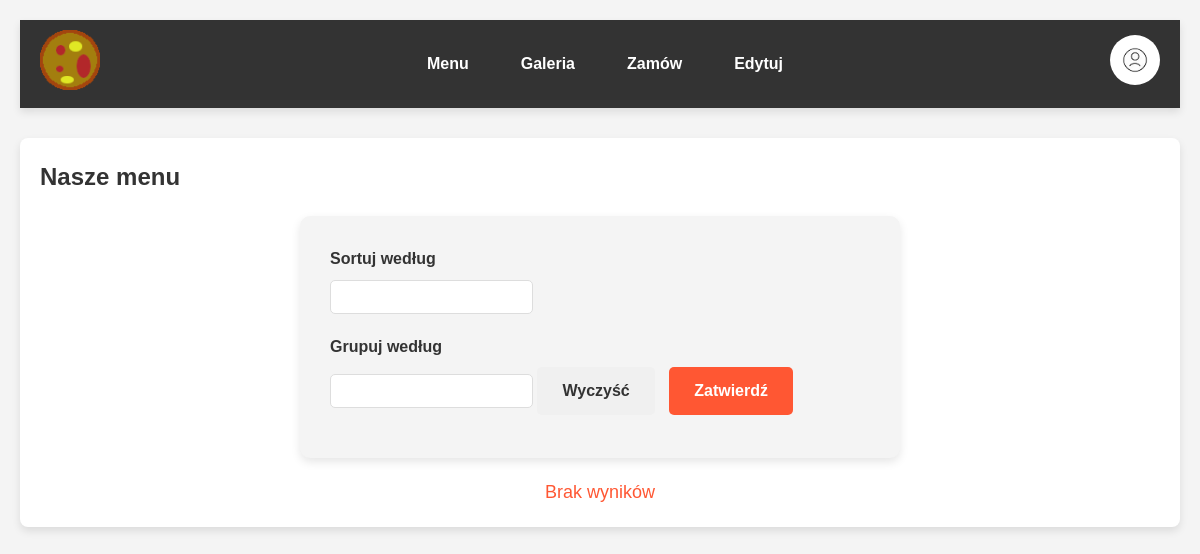
/subpages/menu.php, run on an earlier commit of the app's database.
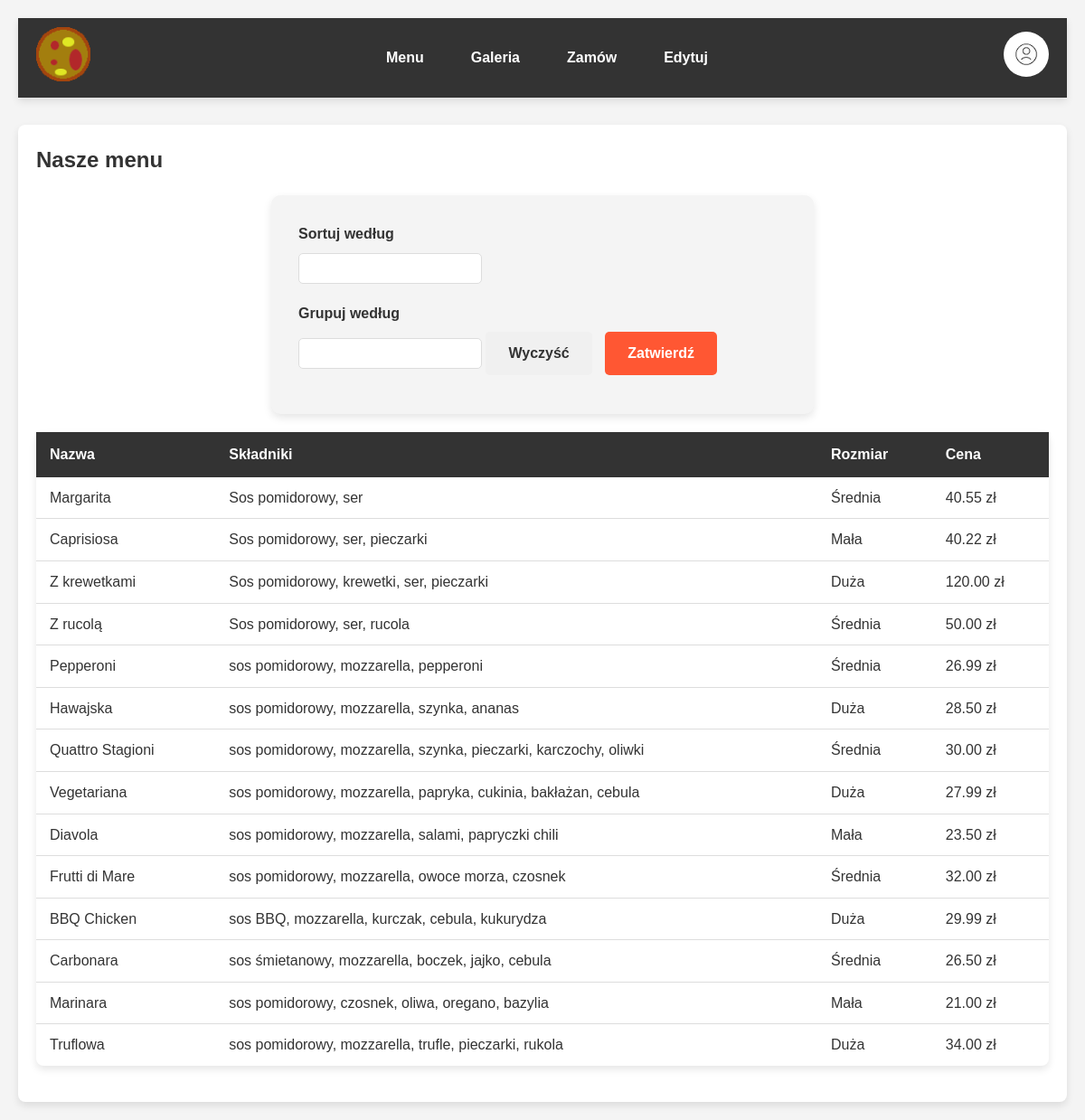
And on a later commit of the database.
### tables this page shows
CREATE TABLE `pizza` (
  `id` int(11) NOT NULL,
  `nazwa` varchar(50) DEFAULT NULL,
  `skladniki` varchar(255) DEFAULT NULL,
  `rozmiar` enum('Mała','Średnia','Duża') DEFAULT NULL,
  `cena` float(6,2) DEFAULT NULL
);

### subpages/menu.php (the view, shortened to what this page needs)
<?php
include_once __ROOT__ . '/php/login-mysql.php';
$logged = false;
?>
<!DOCTYPE html>
<html lang="pl">
<head>
    <link rel="stylesheet" href="/pizzeria/style/style.css" />
    <link rel="stylesheet" href="/pizzeria/style/menu.css" />
</head>
<body>
    <?php if ($logged) {
        include_once __ROOT__ . '/snippets/header-logged.php';
    } else {
        include_once __ROOT__ . '/snippets/header.php';
    } ?>
    <main>
        <h2>Nasze menu</h2>
        <form action="<?php echo htmlspecialchars($_SERVER['PHP_SELF']); ?>" method="POST">
            <label for="sortowanie">Sortuj według</label>
            <input type="text" list="sortowanie" name="sortowanie">
            <label for="grupowanie">Grupuj według</label>
            <input type="text" list="grupowanie" name="grupowanie">
            <button type="reset">Wyczyść</button>
            <button type="submit">Zatwierdź</button>
        </form>
        <?php
        if ($_SERVER['REQUEST_METHOD'] === 'POST') {
            $sortowanie = $_POST['sortowanie'] ?? '';
            $grupowanie = $_POST['grupowanie'] ?? '';
            $orderBy = '';
            $groupBy = '';
            switch ($sortowanie) {
                case 'cena-rosnaco':
                    $orderBy = 'ORDER BY cena ASC';
                    break;
                case 'cena-malejaco':
                    $orderBy = 'ORDER BY cena DESC';
                    break;
                case 'rozmiar-rosnaco':
                    $orderBy = 'ORDER BY rozmiar ASC';
                    break;
                case 'rozmiar-malejaco':
                    $orderBy = 'ORDER BY rozmiar DESC';
                    break;
                default:
                    break;
            }
            switch ($grupowanie) {
                case 'cena':
                    $groupBy = 'GROUP BY cena';
                    break;
                case 'rozmiar':
                    $groupBy = 'GROUP BY rozmiar';
                    break;
                default:
                    break;
            }
            try {
                $sql = "SELECT nazwa, skladniki, rozmiar, cena FROM pizza $groupBy $orderBy;";
                $result = $conn->query($sql);
                if (!$result) {
                    throw new Exception("Error executing query");
                }
                if ($result->num_rows > 0) {
                    echo '<table>
                        <thead>
                            <tr>
                                <th>Nazwa</th>
                                <th>Składniki</th>
                                <th>Rozmiar</th>
                                <th>Cena</th>
                            </tr>
                        </thead>
                        <tbody>';
                    while ($row = $result->fetch_assoc()) {
                        echo "<tr>
                            <td>" . htmlspecialchars($row['nazwa']) . "</td>
                            <td>" . htmlspecialchars($row['skladniki']) . "</td>
                            <td>" . htmlspecialchars($row['rozmiar']) . "</td>
                            <td>" . htmlspecialchars($row['cena']) . " zł</td>
                        </tr>";
                    }
                    echo '</tbody></table>';
                } else {
                    echo '<p>Brak wyników</p>';
                }
                $result->free();
            } catch (Exception $e) {
                echo '<p>Błąd: ' . $e->getMessage() . '</p>';
            }
        } else {
            try {
                $sql = "SELECT nazwa, skladniki, rozmiar, cena FROM pizza;";
                $result = $conn->query($sql);
                if ($result->num_rows > 0) {
                    echo '<table>
                        <thead>
                            <tr>
                                <th>Nazwa</th>
                                <th>Składniki</th>
                                <th>Rozmiar</th>
                                <th>Cena</th>
                            </tr>
                        </thead>
                        <tbody>';
                    while ($row = $result->fetch_assoc()) {
                        echo "<tr>
                            <td>" . htmlspecialchars($row['nazwa']) . "</td>
                            <td>" . htmlspecialchars($row['skladniki']) . "</td>
                            <td>" . $row['rozmiar'] . "</td>
                            <td>" . htmlspecialchars($row['cena']) . " zł</td>
                        </tr>";
                    }
                    echo '</tbody></table>';
                } else {
                    echo '<p>Brak wyników</p>';
                }
        } catch (Exception $e) {
            echo '<p>Błąd: ' . $e->getMessage() . '</p>';
            }
        }
        ?>
    </main>
</body>
</html>

### snippets/header.php (shortened to what this page needs)
<header>
    <section>
        <a href="/pizzeria/index.php"><img src="/pizzeria/assets/logo.png" alt="Logo pizzeri"></a>
    </section>
    <nav>
        <a href="/pizzeria/subpages/menu.php">Menu</a>
        <a href="/pizzeria/subpages/galeria.php">Galeria</a>
        <a onclick="if (confirm('Musisz być zalogowany, bo złożyć zamówienie. Czy chcesz się zalogować?')) window.location.replace('/pizzeria/php/login.php')">Zamów</a>
        <a onclick="if (confirm('Musisz być zalogowany, bo zobaczyć swoje zamówienia. Czy chcesz się zalogować?')) window.location.replace('/pizzeria/php/login.php');">Edytuj</a>
    </nav>
    <section>
        <img src="/pizzeria/assets/user-symbol.jpg" alt="Symbol użytkownika" />
    </section>
</header>

### style/style.css (style rules this page uses)
* { margin: 0; padding: 0; box-sizing: border-box; }
body { font-family: 'Arial', sans-serif; background-color: #f4f4f4; color: #333; line-height: 1.6; padding: 20px; }
main { margin-top: 30px; background-color: #fff; padding: 20px; border-radius: 8px; box-shadow: 0 4px 8px rgba(0, 0, 0, 0.1); }
label { font-weight: bold; font-size: 1.1em; }
input[type="text"], input[type="password"], input[type="number"], input[type="file"] { padding: 10px; font-size: 1em; border: 1px solid #ddd; border-radius: 5px; width: 100%; transition: border-color 0.3s; }
button[type="submit"], button[type="reset"] { padding: 12px 20px; background-color: #ff5733; border: none; color: white; font-size: 1.1em; border-radius: 5px; cursor: pointer; transition: background-color 0.3s; }
button[type="reset"] { background-color: #27ae60; }

### style/menu.css (style rules this page uses)
form input[list] { width: auto; min-width: 150px; padding: 8px 10px; font-size: 14px; border: 1px solid #ddd; border-radius: 5px; background-color: #fff; color: #333; box-sizing: border-box; transition: border-color 0.3s ease-in-out; }
table { width: 100%; border-collapse: collapse; margin: 20px 0; font-size: 16px; background-color: #fff; border-radius: 8px; box-shadow: 0 4px 8px rgba(0, 0, 0, 0.1); }
table thead { background-color: #333; color: #fff; }
table thead th { padding: 12px 15px; text-align: left; font-weight: bold; }
table tbody tr { border-bottom: 1px solid #ddd; }
table tbody td { padding: 10px 15px; color: #333; }
table tbody tr:last-child { border-bottom: none; }
p { color: #ff5733; font-size: 18px; text-align: center; margin-top: 20px; }

### style/header.css (style rules this page uses)
header { display: flex; justify-content: space-between; align-items: center; padding: 10px 20px; background-color: #333; color: #fff; box-shadow: 0 4px 8px rgba(0, 0, 0, 0.1); }
header section img { height: 60px; width: auto; }
header nav { display: flex; gap: 20px; }
header nav a { color: #fff; text-decoration: none; font-weight: bold; padding: 8px 16px; border-radius: 5px; transition: background-color 0.3s; }
header section:last-child { position: relative; }
header section:first-child img { transition: transform 2s; }
header section:last-child img { height: 50px; width: 50px; border-radius: 50%; cursor: pointer; transition: transform 0.3s; }

### style/form.css (style rules this page uses)
form { background-color: #f4f4f4; padding: 30px; border-radius: 10px; box-shadow: 0 4px 10px rgba(0, 0, 0, 0.1); max-width: 600px; margin: 20px auto; }
form label { font-size: 16px; font-weight: bold; display: block; margin-bottom: 8px; color: #333; }
form input[type="text"], form input[type="password"], form input[type="number"], form input[type="file"], form input[type="radio"] { width: 100%; padding: 12px 15px; margin-bottom: 20px; border: 1px solid #ddd; border-radius: 5px; background-color: #fff; font-size: 14px; color: #333; box-sizing: border-box; transition: border 0.3s ease-in-out; }
form button[type="submit"], form button[type="reset"] { background-color: #ff5733; color: white; border: none; padding: 15px 25px; font-size: 16px; font-weight: bold; border-radius: 5px; cursor: pointer; transition: background-color 0.3s; margin-right: 10px; }
form button[type="reset"] { background-color: #f0f0f0; color: #333; }
form input[type="file"], form input[type="text"], form input[type="password"], form input[type="number"] { margin-bottom: 20px; }

What changed in the data, as far as the page shows it:
added pizza: nazwa "Margarita", skladniki "Sos pomidorowy, ser", rozmiar "Średnia", cena "40.55"
added pizza: nazwa "Caprisiosa", skladniki "Sos pomidorowy, ser, pieczarki", rozmiar "Mała", cena "40.22"
added pizza: nazwa "Z krewetkami", skladniki "Sos pomidorowy, krewetki, ser, pieczarki", rozmiar "Duża", cena "120.00"
added pizza: nazwa "Z rucolą", skladniki "Sos pomidorowy, ser, rucola", rozmiar "Średnia", cena "50.00"
added pizza: nazwa "Pepperoni", skladniki "sos pomidorowy, mozzarella, pepperoni", rozmiar "Średnia", cena "26.99"
added pizza: nazwa "Hawajska", skladniki "sos pomidorowy, mozzarella, szynka, ananas", rozmiar "Duża", cena "28.50"
added pizza: nazwa "Quattro Stagioni", skladniki "sos pomidorowy, mozzarella, szynka, pieczarki, karczochy, oliwki", rozmiar "Średnia", cena "30.00"
added pizza: nazwa "Vegetariana", skladniki "sos pomidorowy, mozzarella, papryka, cukinia, bakłażan, cebula", rozmiar "Duża", cena "27.99"
added pizza: nazwa "Diavola", skladniki "sos pomidorowy, mozzarella, salami, papryczki chili", rozmiar "Mała", cena "23.50"
added pizza: nazwa "Frutti di Mare", skladniki "sos pomidorowy, mozzarella, owoce morza, czosnek", rozmiar "Średnia", cena "32.00"
added pizza: nazwa "BBQ Chicken", skladniki "sos BBQ, mozzarella, kurczak, cebula, kukurydza", rozmiar "Duża", cena "29.99"
added pizza: nazwa "Carbonara", skladniki "sos śmietanowy, mozzarella, boczek, jajko, cebula", rozmiar "Średnia", cena "26.50"
added pizza: nazwa "Marinara", skladniki "sos pomidorowy, czosnek, oliwa, oregano, bazylia", rozmiar "Mała", cena "21.00"
added pizza: nazwa "Truflowa", skladniki "sos pomidorowy, mozzarella, trufle, pieczarki, rukola", rozmiar "Duża", cena "34.00"
Also different on the page:
text no longer shown: "Brak wyników"
text now shown: "Nazwa Składniki Rozmiar Cena"
